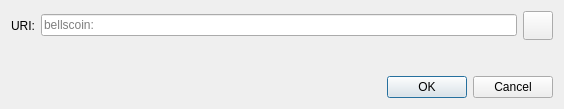
<?xml version="1.0" encoding="UTF-8"?>
<ui version="4.0">
 <class>OpenURIDialog</class>
 <widget class="QDialog" name="OpenURIDialog">
  <property name="geometry">
   <rect>
    <x>0</x>
    <y>0</y>
    <width>564</width>
    <height>109</height>
   </rect>
  </property>
  <property name="windowTitle">
   <string>Open bellscoin URI</string>
  </property>
  <layout class="QVBoxLayout" name="verticalLayout">
   <item>
    <layout class="QHBoxLayout" name="horizontalLayout">
     <item>
      <widget class="QLabel" name="label">
       <property name="text">
        <string>URI:</string>
       </property>
      </widget>
     </item>
     <item>
      <widget class="QValidatedLineEdit" name="uriEdit">
       <property name="placeholderText">
        <string notr="true">bellscoin:</string>
       </property>
      </widget>
     </item>
     <item>
      <widget class="QToolButton" name="pasteButton">
       <property name="toolTip">
        <string extracomment="Tooltip text for button that allows you to paste an address that is in your clipboard.">Paste address from clipboard</string>
       </property>
       <property name="text">
        <string/>
       </property>
       <property name="icon">
        <iconset resource="../bellscoin.qrc">
         <normaloff>:/icons/editpaste</normaloff>:/icons/editpaste
        </iconset>
       </property>
       <property name="iconSize">
        <size>
         <width>22</width>
         <height>22</height>
        </size>
       </property>
      </widget>
     </item>
    </layout>
   </item>
   <item>
    <spacer name="verticalSpacer">
     <property name="orientation">
      <enum>Qt::Vertical</enum>
     </property>
     <property name="sizeHint" stdset="0">
      <size>
       <width>20</width>
       <height>40</height>
      </size>
     </property>
    </spacer>
   </item>
   <item>
    <widget class="QDialogButtonBox" name="buttonBox">
     <property name="orientation">
      <enum>Qt::Horizontal</enum>
     </property>
     <property name="standardButtons">
      <set>QDialogButtonBox::Cancel|QDialogButtonBox::Ok</set>
     </property>
    </widget>
   </item>
  </layout>
 </widget>
 <customwidgets>
  <customwidget>
   <class>QValidatedLineEdit</class>
   <extends>QLineEdit</extends>
   <header>qt/qvalidatedlineedit.h</header>
  </customwidget>
 </customwidgets>
 <resources/>
 <connections>
  <connection>
   <sender>buttonBox</sender>
   <signal>accepted()</signal>
   <receiver>OpenURIDialog</receiver>
   <slot>accept()</slot>
   <hints>
    <hint type="sourcelabel">
     <x>248</x>
     <y>254</y>
    </hint>
    <hint type="destinationlabel">
     <x>157</x>
     <y>274</y>
    </hint>
   </hints>
  </connection>
  <connection>
   <sender>buttonBox</sender>
   <signal>rejected()</signal>
   <receiver>OpenURIDialog</receiver>
   <slot>reject()</slot>
   <hints>
    <hint type="sourcelabel">
     <x>316</x>
     <y>260</y>
    </hint>
    <hint type="destinationlabel">
     <x>286</x>
     <y>274</y>
    </hint>
   </hints>
  </connection>
 </connections>
</ui>
